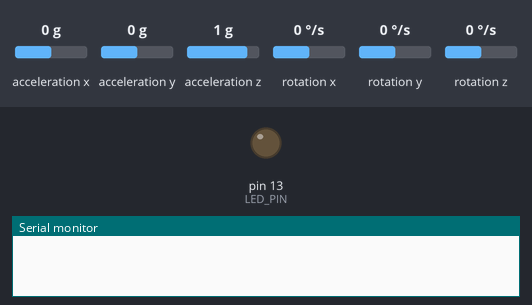
Recording of a sketch running on a simulated Arduino Uno, built with avr-gcc and run on an emulated ATmega328P. On the bench: output pins drawn as LEDs (lit = HIGH), the last lines printed to the serial monitor. Inputs (shaded band) come from the test bench; at power-on: acceleration x 0 g, acceleration y 0 g, acceleration z 1 g, rotation x 0 °/s, rotation y 0 °/s, rotation z 0 °/s.

Above: at 0.0 s.
At 39.89 s:
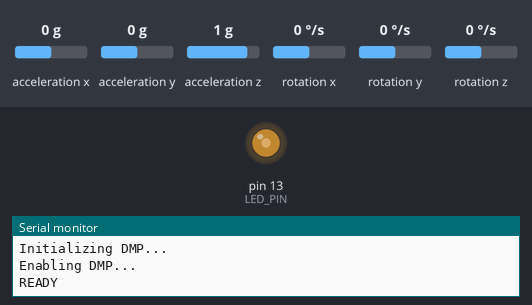
Timing chart, 0 to 40.0 s (numbered marks = the images above):
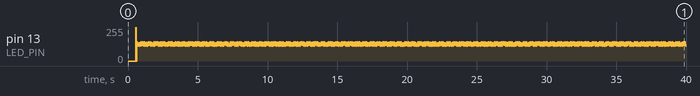

The sketch:

IMU.ino
```cpp
//Modified from MPU6050_DMP6 at https://github.com/jrowberg/i2cdevlib, by Jeff Rowberg

// I2Cdev and MPU6050 must be installed as libraries, or else the .cpp/.h files
// for both classes must be in the include path of your project
#include "I2Cdev.h"
#include "MPU6050_6Axis_MotionApps20.h"
//#include "MPU6050.h" // not necessary if using MotionApps include file

//Uncomment if you want original functionality
#define TEXT_PROMPT_INPUT
//Uncomment if you want to pull in a continuous stream of data
//#define CONTINUOUS_INPUT

// Arduino Wire library is required if I2Cdev I2CDEV_ARDUINO_WIRE implementation
// is used in I2Cdev.h
#if I2CDEV_IMPLEMENTATION == I2CDEV_ARDUINO_WIRE
    #include "Wire.h"
#endif

// class default I2C address is 0x68
// specific I2C addresses may be passed as a parameter here
// AD0 low = 0x68 (default for SparkFun breakout and InvenSense evaluation board)
// AD0 high = 0x69
MPU6050 mpu;
//MPU6050 mpu(0x69); // <-- use for AD0 high

#define LED_PIN 13 // (Arduino is 13, Teensy is 11, Teensy++ is 6)
bool blinkState = false;

// MPU control/status vars
bool dmpReady = false;  // set true if DMP init was successful
uint8_t mpuIntStatus;   // holds actual interrupt status byte from MPU
uint8_t devStatus;      // return status after each device operation (0 = success, !0 = error)
uint16_t packetSize;    // expected DMP packet size (default is 42 bytes)
uint16_t fifoCount;     // count of all bytes currently in FIFO
uint8_t fifoBuffer[64]; // FIFO storage buffer

// orientation/motion vars
Quaternion q;           // [w, x, y, z]         quaternion container
VectorInt16 aa;         // [x, y, z]            accel sensor measurements
VectorInt16 aaReal;     // [x, y, z]            gravity-free accel sensor measurements
VectorInt16 aaWorld;    // [x, y, z]            world-frame accel sensor measurements
VectorFloat gravity;    // [x, y, z]            gravity vector
float ypr[3];           // [yaw, pitch, roll]   yaw/pitch/roll container and gravity vectors

// ================================================================
// ===                      INITIAL SETUP                       ===
// ================================================================

void setup() {
    // join I2C bus (I2Cdev library doesn't do this automatically)
    #if I2CDEV_IMPLEMENTATION == I2CDEV_ARDUINO_WIRE
        Wire.begin();
        Wire.setClock(400000); // 400kHz I2C clock. Comment this line if having compilation difficulties
    #elif I2CDEV_IMPLEMENTATION == I2CDEV_BUILTIN_FASTWIRE
        Fastwire::setup(400, true);
    #endif

    // initialize serial communication
    Serial.begin(9600);
    Serial.setTimeout(10);
    while (!Serial); // wait for Leonardo enumeration, others continue immediately

    // initialize device
    Serial.println(F("Initializing I2C devices...; "));
    mpu.initialize();
    // pinMode(INTERRUPT_PIN, INPUT);

    // verify connection
    Serial.println(F("Testing device connections... "));
    Serial.println(mpu.testConnection() ? F("MPU6050 connection successful; ") : F("MPU6050 connection failed; "));

    // load and configure the DMP
    Serial.println(F("Initializing DMP..."));
    devStatus = mpu.dmpInitialize();

    // supply your own gyro offsets here, scaled for min sensitivity
    mpu.setXGyroOffset(220);
    mpu.setYGyroOffset(76);
    mpu.setZGyroOffset(-85);
    mpu.setZAccelOffset(1788); // 1688 factory default for my test chip

    // make sure it worked (returns 0 if so)
    if (devStatus == 0) {
        // Calibration Time: generate offsets and calibrate our MPU6050
        mpu.CalibrateAccel(6);
        mpu.CalibrateGyro(6);
        mpu.PrintActiveOffsets();
        // turn on the DMP, now that it's ready
        Serial.println(F("Enabling DMP..."));
        mpu.setDMPEnabled(true);

        //set our DMP Ready flag so the main loop() function knows it's okay to use it
        dmpReady = true;
        Serial.println("READY");

        // get expected DMP packet size for later comparison
        packetSize = mpu.dmpGetFIFOPacketSize();
    } else {
        // ERROR!
        // 1 = initial memory load failed
        // 2 = DMP configuration updates failed
        // (if it's going to break, usually the code will be 1)
        Serial.print(F("DMP Initialization failed (code "));
        Serial.print(devStatus);
        Serial.println(F(")"));
    }
    // configure LED for output
    pinMode(LED_PIN, OUTPUT);
}


// ================================================================
// ===                    MAIN PROGRAM LOOP                     ===
// ================================================================

void loop() {
    //I tried checking for an input, but it took to long to loop through everything.
    // if programming failed, don't try to do anything
    if (!dmpReady) return;
    // read a packet from FIFO
    #ifdef CONTINUOUS_INPUT
         if (mpu.dmpGetCurrentFIFOPacket(fifoBuffer)) { // Get the Latest packet
            // display Euler angles in degrees
            mpu.dmpGetQuaternion(&q, fifoBuffer);
            mpu.dmpGetGravity(&gravity, &q);
            mpu.dmpGetYawPitchRoll(ypr, &q, &gravity);
            Serial.print("y: ");
            Serial.print(ypr[0] * 180/M_PI);
            Serial.print(" p: ");
            Serial.print(ypr[1] * 180/M_PI);
            Serial.print(" r: ");
            Serial.println(ypr[2] * 180/M_PI);
         }
    #endif

    #ifdef TEXT_PROMPT_INPUT
        if (mpu.dmpGetCurrentFIFOPacket(fifoBuffer)) { // Get the Latest packet
            // display Euler angles in degrees
            mpu.dmpGetQuaternion(&q, fifoBuffer);
            mpu.dmpGetGravity(&gravity, &q);
            mpu.dmpGetYawPitchRoll(ypr, &q, &gravity);

            char message[100]; //Read the latest string.
            int availableBytes = Serial.available();
            for(int i = 0; i < availableBytes; i++) {
                message[i] = Serial.read();
            }

            message[availableBytes] = '\0'; // Append a null
            //Sorry for the if-elseif-elseif-elseif-elseif-elseif :(((
            if(message[0] == 'g'){
                switch (message[1]) {
                    case 'Y': // yaw
                        Serial.print(ypr[0] * 180/M_PI);
                        Serial.println(";");
                        break;

                    case 'P': // pitch
                        Serial.print(ypr[1] * 180/M_PI);
                        Serial.println(";");
                        break;

                    case 'R': // roll
                        Serial.print(ypr[2] * 180/M_PI);
                        Serial.println(";");
                        break;

                    case 'A': // all
                        Serial.print(ypr[0] * 180/M_PI);
                        Serial.print(ypr[1] * 180/M_PI);
                        Serial.print(ypr[2] * 180/M_PI);
                        break;

                    case 'C': // calibrate
                        Serial.println("Calibrating IMU...");
                        mpu.CalibrateAccel(6);
                        mpu.CalibrateGyro(6);
                        Serial.println("");
                        Serial.println("DONE!");
                        break;

                    default: // unreachable but you know just in case someone does something really stupid at least we'll know
                        break;
                }
            }
            // blink LED to indicate activity
            blinkState = !blinkState;
            digitalWrite(LED_PIN, blinkState);
        }
    #endif
}
```
